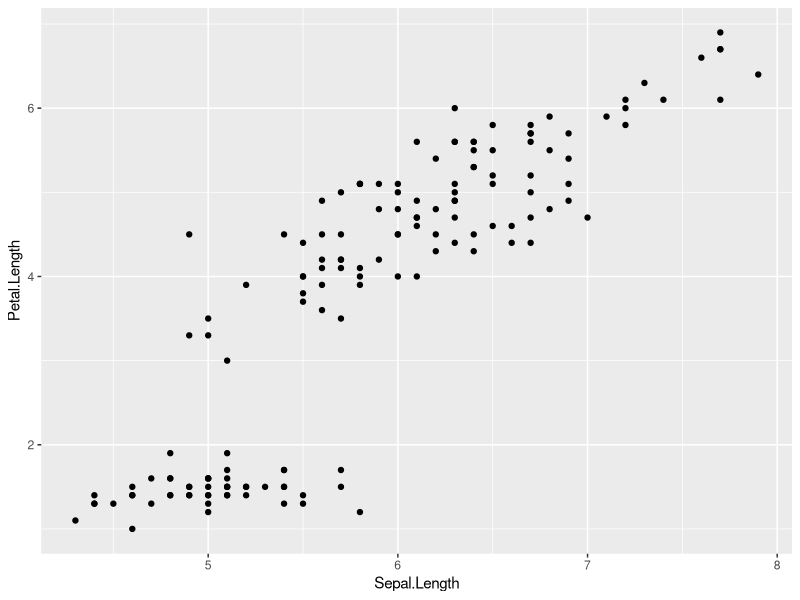
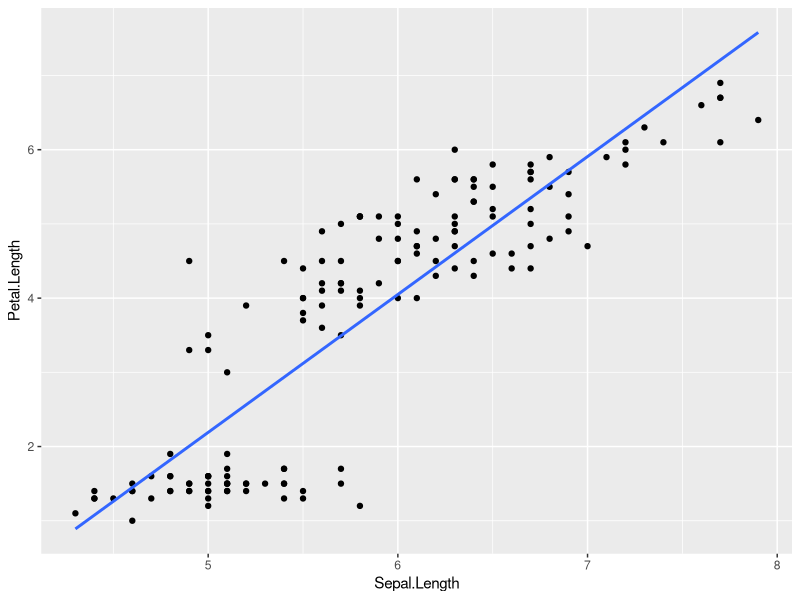
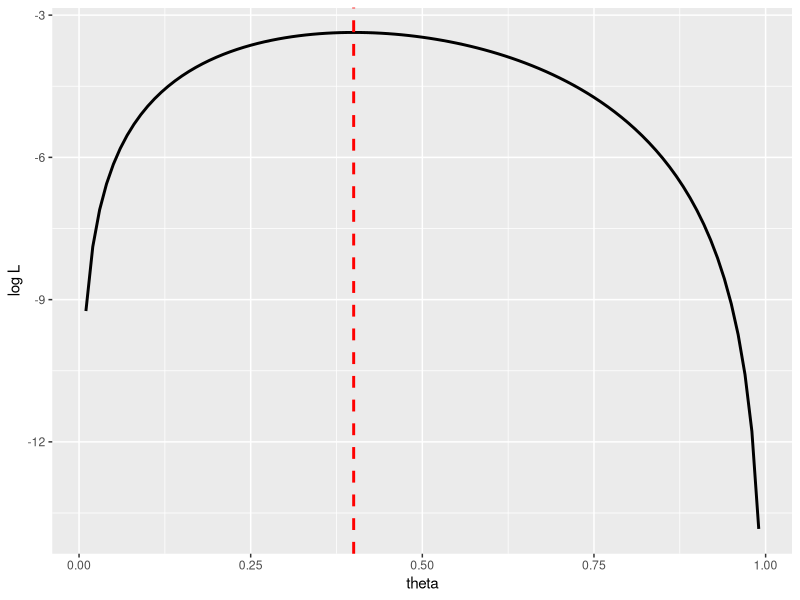
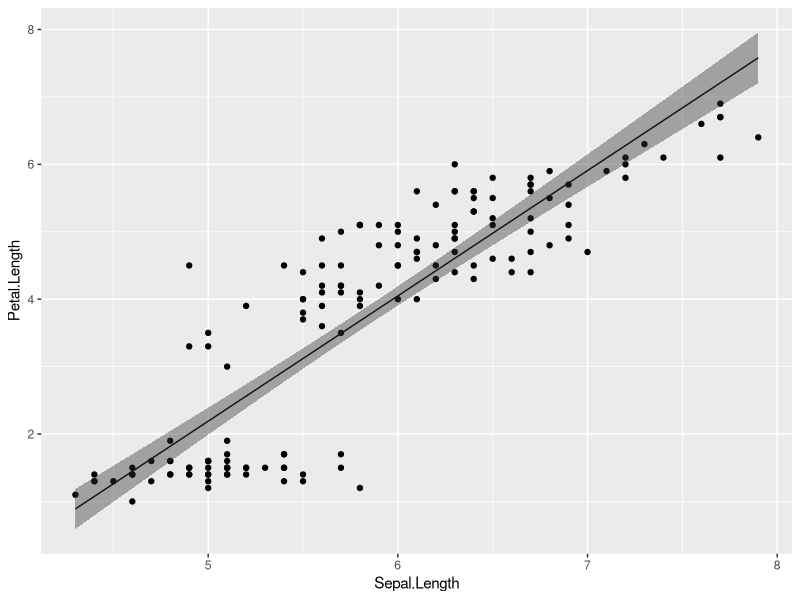
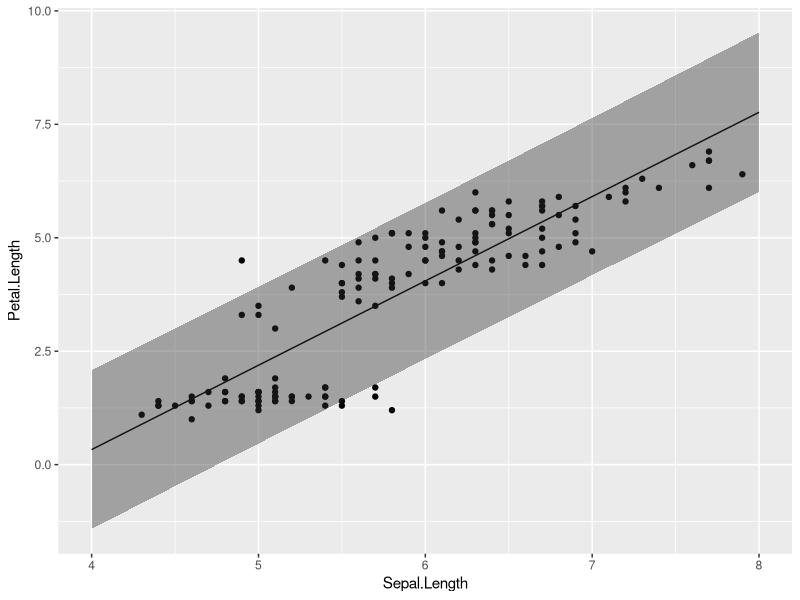

The R script that drew these images, in order:
## ---- chunk 1
knitr::opts_chunk$set(echo = TRUE)
library(tidyverse)
set.seed(1)
## ---- chunk 2
p = ggplot() + 
  geom_point(data = iris, aes(x = Sepal.Length, y = Petal.Length))
p
## ---- chunk 3
result = lm(data = iris, Petal.Length ~ Sepal.Length) 
## ---- chunk 4
summary(result)
## ---- chunk 5
p = ggplot() + 
  geom_point(data = iris, aes(x = Sepal.Length, y = Petal.Length)) +
  geom_smooth(data = iris, aes(x = Sepal.Length, y = Petal.Length), formula = y~x, method = "lm", se = FALSE)
p

## ---- chunk 6

D = c(1, 0, 1, 0, 0) #観測データのベクトル：1=表，0=裏とする

#対数尤度を求める関数
LogLikelihood = function(x){
  return(function(theta){
    L = 1
    for(i in 1:length(x)){
      L = L * theta^(x[i]) * (1-theta)^(1-x[i])
    }
    return(log(L))
  })
}

#optimize関数で，対数尤度が最も高くなるパラメータthetaを推定する
result = optimize(f = LogLikelihood(D), c(0, 1), maximum=TRUE) 

## ---- chunk 7

#図示する
theta = seq(0.01,0.99,0.01)
logL = log(theta)+log(1-theta)+log(theta)+log(1-theta) + log(1-theta)

data = data.frame(x=theta, y=logL)

ggplot() +
  geom_line(data=data, aes(x=x, y= y), size=1) + 
  geom_vline(xintercept = result$maximum, linetype="dashed", colour="red", size=1) +
  labs(x ="theta", y= "log L") 

## ---- chunk 8

result = lm(data = iris, Petal.Length ~ Sepal.Length) 

result_conf = predict(result, interval = "confidence", level = 0.95)

## ---- chunk 9
head(result_conf)
## ---- chunk 10

plot_conf = cbind(iris, result_conf) #実測値のデータと予測値のデータを結合する。

ggplot() + 
  geom_point(data = plot_conf, aes(x = Sepal.Length, y = Petal.Length)) + 
  geom_line(data = plot_conf, aes(x = Sepal.Length, y = fit)) + 
  geom_ribbon(data = plot_conf, aes(x = Sepal.Length, ymax = upr, ymin = lwr), alpha = 0.4) 
## ---- chunk 11

result = lm(data = iris, Petal.Length ~ Sepal.Length) 

new = data.frame(Sepal.Length = seq(4, 8, 0.1)) #0.1刻みで4から8まで範囲の数値ベクトルを入れたデータを仮に作る

result_pred = predict(result, newdata = new, interval = "prediction", level = 0.95) #newdataに先ほど作成した仮のデータを入れる。

head(result_pred) #仮データの数値に対応する予測区間が求められる

## ---- chunk 12

plot_pred = data.frame(Sepal.Length = seq(4, 8, 0.1), result_pred) #予測区間のデータを作成する

ggplot() + 
  geom_point(data = iris, aes(x = Sepal.Length, y = Petal.Length)) + 
  geom_line(data = plot_pred, aes(x = Sepal.Length, y = fit)) + 
  geom_ribbon(data = plot_pred, aes(x = Sepal.Length, ymax = upr, ymin = lwr), alpha = 0.4) 
## ---- chunk 13
head(trees)
## ---- chunk 14

summary(lm(data = trees, Height ~ Girth))
## ---- chunk 15

summary(lm(data = trees, Height ~ Volume))
